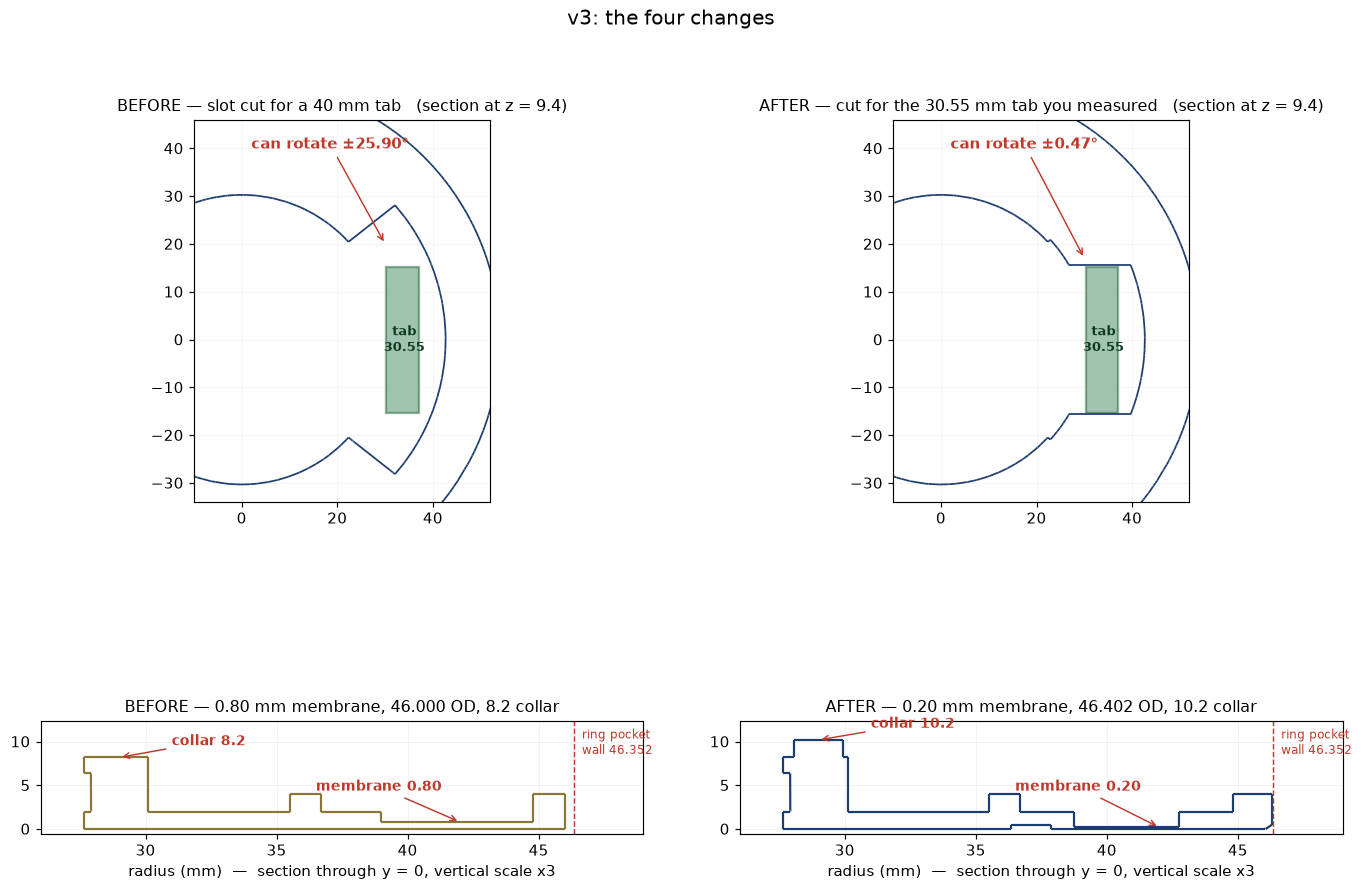

Source code (Python):
#!/usr/bin/env python3
"""Before and after, for the four changes. Sections, because that is where the
differences live."""
import sys, math; sys.path.insert(0,'.')
import numpy as np, trimesh, matplotlib
matplotlib.use('Agg'); import matplotlib.pyplot as plt
from matplotlib.collections import LineCollection
from matplotlib.patches import Rectangle
import csg
from params import *
from build_v2 import load_sams_base, load_sams_diffuser

def segs_z(m, z):
    V,F=m.vertices,m.faces; tri=V[F]; d=tri[:,:,2]-z
    ns=(d>0).sum(axis=1); sel=(ns==1)|(ns==2); tri,d=tri[sel],d[sel]
    o=[]
    for t,dd in zip(tri,d):
        p=[]
        for i in range(3):
            j=(i+1)%3
            if (dd[i]>0)!=(dd[j]>0):
                f=dd[i]/(dd[i]-dd[j]); p.append(t[i]+f*(t[j]-t[i]))
        if len(p)==2: o.append([p[0][:2],p[1][:2]])
    return np.array(o) if o else np.zeros((0,2,2))

def segs_plane(m, ax_u):
    """Section by the plane y=0 (ax_u=0) — returns (u, z)."""
    V,F=m.vertices,m.faces; tri=V[F]
    d=tri[:,:,1]
    ns=(d>0).sum(axis=1); sel=(ns==1)|(ns==2); tri,d=tri[sel],d[sel]
    o=[]
    for t,dd in zip(tri,d):
        p=[]
        for i in range(3):
            j=(i+1)%3
            if (dd[i]>0)!=(dd[j]>0):
                f=dd[i]/(dd[i]-dd[j]); p.append(t[i]+f*(t[j]-t[i]))
        if len(p)==2: o.append([[p[0][ax_u],p[0][2]],[p[1][ax_u],p[1][2]]])
    return np.array(o) if o else np.zeros((0,2,2))

OLD_B = csg.to_trimesh(load_sams_base())
NEW_B = trimesh.load('mini-round-clock-base.stl'); NEW_B.merge_vertices()
OLD_D = csg.to_trimesh(load_sams_diffuser())
NEW_D = trimesh.load('mini-round-clock-diffuser.stl'); NEW_D.merge_vertices()

fig = plt.figure(figsize=(16, 10.5))
gs = fig.add_gridspec(2, 2, hspace=0.22, wspace=0.16)

# ---- top row: the tab slot, before and after, at the tab's height
TAB_HW = DISP_TAB_W/2
for k,(m,title) in enumerate([(OLD_B, 'BEFORE — slot cut for a 40 mm tab'),
                              (NEW_B, 'AFTER — cut for the 30.55 mm tab you measured')]):
    ax = fig.add_subplot(gs[0,k])
    s = segs_z(m, 9.4)
    if len(s): ax.add_collection(LineCollection(s, colors='#1c3d6e', linewidths=1.2))
    ax.add_patch(Rectangle((R_DISP_POCKET, -TAB_HW),
                           (DISP_OVERALL-DISP_PCB_D/2)-R_DISP_POCKET, 2*TAB_HW,
                           fc='#2f7d4f', ec='#14532d', lw=1.6, alpha=.45))
    ax.text(34, 0, 'tab\n30.55', ha='center', va='center', fontsize=9,
            color='#0d3b22', weight='bold')
    rot = 25.9 if k==0 else 0.47
    ax.annotate(f'can rotate ±{rot:.2f}°', (30, 20 if k==0 else 17), (2, 40),
                fontsize=10, color='#c0392b', weight='bold',
                arrowprops=dict(arrowstyle='->', color='#c0392b', lw=1.0))
    ax.set_xlim(-10, 52); ax.set_ylim(-34, 46); ax.set_aspect('equal')
    ax.grid(alpha=.2, lw=.4); ax.set_title(title + '   (section at z = 9.4)', fontsize=11)

# ---- bottom row: the diffuser, radial half-section. Vertical scale is
#      exaggerated 3x, or the 0.6 mm that changed is invisible.
for k,(m,title,col) in enumerate([(OLD_D, 'BEFORE — 0.80 mm membrane, 46.000 OD, 8.2 collar', '#8a7638'),
                                  (NEW_D, 'AFTER — 0.20 mm membrane, 46.402 OD, 10.2 collar', '#1c3d6e')]):
    ax = fig.add_subplot(gs[1,k])
    s = segs_plane(m, 0)
    if len(s):
        s = s[s[:,:,0].mean(axis=1) > 0]           # right half only
        ax.add_collection(LineCollection(s, colors=col, linewidths=1.5))
    ax.axvline(R_RING_O, color='#c0392b', ls='--', lw=1.0)
    ax.text(R_RING_O+0.3, 8.6, 'ring pocket\nwall 46.352', fontsize=8, color='#c0392b')
    mem = 0.80 if k == 0 else DIFF_MEM_T
    ax.annotate(f'membrane {mem:.2f}', (42, mem), (36.5, 4.4), fontsize=9.5,
                color='#c0392b', weight='bold',
                arrowprops=dict(arrowstyle='->', color='#c0392b', lw=1.0))
    coll = 8.2 if k == 0 else 8.2 + COLLAR_EXTEND
    ax.annotate(f'collar {coll:.1f}', (29.0, coll), (31.0, coll + 1.4), fontsize=9.5,
                color='#c0392b', weight='bold',
                arrowprops=dict(arrowstyle='->', color='#c0392b', lw=1.0))
    ax.set_xlim(26, 49); ax.set_ylim(-0.6, 12.4)
    ax.set_aspect(1/3.0)                            # 3x vertical exaggeration
    ax.grid(alpha=.25, lw=.4); ax.set_title(title, fontsize=11)
    ax.set_xlabel('radius (mm)  —  section through y = 0, vertical scale x3')

fig.suptitle("v3: the four changes", fontsize=13.5)
fig.savefig('render_v3.png', dpi=105, bbox_inches='tight'); plt.close(fig)
print('wrote render_v3.png')
